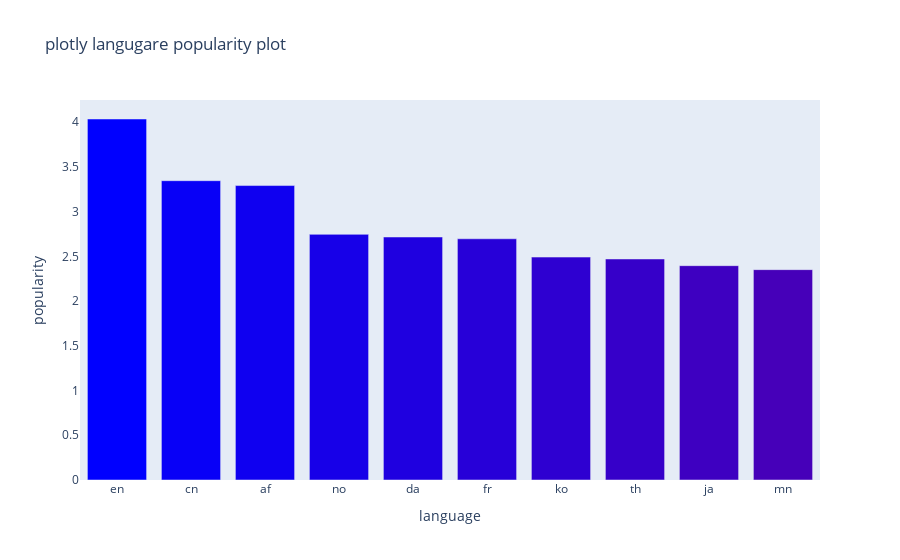

Here is the notebook cell this chart was saved with:
### Code cell
trace1 = go.Bar(
    x = sorted_data.language,
    y = sorted_data.ratio,
    name = "Ratio",
    marker = dict(
        color = list(range(1, 35)),
        colorscale = "Bluered")
)

data1= [trace1]
layout = dict(barmode = "group", 
              title='plotly langugare popularity plot',
             xaxis =  dict(title_text='language',showgrid = False, showline = False, zeroline = False),
          yaxis = dict(title_text='popularity', showgrid = False, showline = False, zeroline = False))

fig = go.Figure(data=data1, layout=layout)
fig.show()
plot(fig, filename = 'plots/plotply_language_pop.html', auto_open=False)

### Figure 1 — Plotly figure (JSON) as saved in the notebook; plotly's stock layout.template omitted (floating-point values rounded to 4 significant figures)
{"data": [{"marker": {"color": [1, 2, 3, 4, 5, 6, 7, 8, 9, 10, 11, 12, 13, 14, 15, 16, 17, 18, 19, 20, 21, 22, 23, 24, 25, 26, 27, 28, 29, 30, 31, 32, 33, 34], "colorscale": [[0, "rgb(0,0,255)"], [1, "rgb(255,0,0)"]]}, "name": "Ratio", "type": "bar", "x": ["en", "cn", "af", "no", "da", "fr", "ko", "th", "ja", "mn"], "y": [4.036, 3.346, 3.291, 2.746, 2.716, 2.697, 2.492, 2.471, 2.396, 2.352]}], "layout": {"barmode": "group", "title": {"text": "plotly langugare popularity plot"}, "xaxis": {"showgrid": false, "showline": false, "title": {"text": "language"}, "zeroline": false}, "yaxis": {"showgrid": false, "showline": false, "title": {"text": "popularity"}, "zeroline": false}}}
